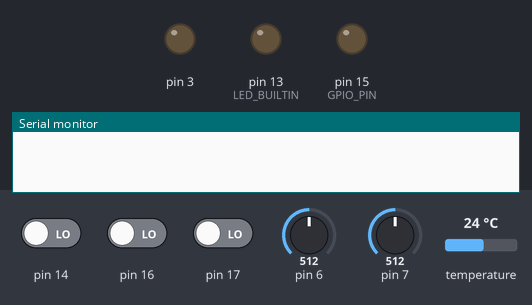
A sketch run on a simulated Arduino Uno, built with avr-gcc and run on an emulated ATmega328P. Parts: output pins drawn as LEDs (lit = HIGH), the last lines printed to the serial monitor. Inputs (shaded band) come from the test bench; at power-on: pin 6 = 512, pin 7 = 512, pin 14 LOW, pin 16 LOW, pin 17 LOW, temperature 24 °C.

Above: at 0.1 s.
At 105.1 s:
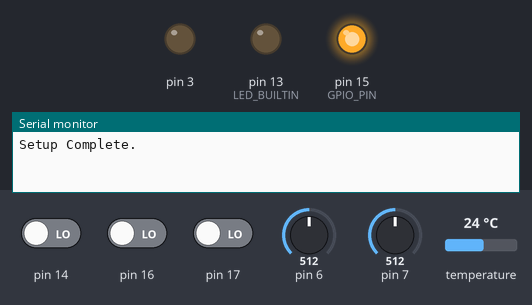
Timing chart, 0 to 106.6 s (numbered marks = the images above):
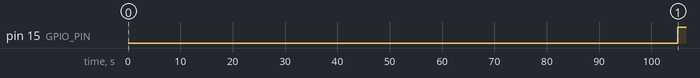

The sketch:

version2.ino
```cpp
#include <Wire.h>
#include <OneWire.h>
#include <DallasTemperature.h>
#include "OnewireTemperature.h"  // Temperature Sensor Class

// Pin definitions
#define ONE_WIRE_BUS 2           // Data wire is plugged into port 2 on the Feather
#define GPIO_PIN 15              // Power Port is GPIO PIN 15

// Sampling and sending intervals
#define samplingInterval 100000   // Interval for sampling (milliseconds)
#define sendingInterval 30000    // Interval for sending (milliseconds)

// Global variables
float adjustedTemp = 0;         // Variable to store temperature
int slaveAddress = 8;           // Define slave address for I2C communication
uint8_t messageType = 0x02;     // Message type correlates with boot sequence
uint8_t messageLength = 8;      // Length of the message
bool codeExecuted = false;      // Flag for code execution

// Configure State Machine
enum SensorState {
    SENSOR_OFF,
    SENSOR_INIT,
    SENSOR_STABILIZE,
    SENSOR_READ,
    SENSOR_SHUTDOWN
};

SensorState currentState = SENSOR_OFF;
unsigned long stateStartTime = 0;

// Function prototypes
void startSensor();
void stopSensor();
void transmitSlave();

// Create an instance of TemperatureSensor (onewire PIN, number of samples)
TemperatureSensor tempSensor(ONE_WIRE_BUS, 40);

void setup() {
  Serial.begin(9600);                        // Start serial port for debugging
  // Wait for serial port to connect
  while (!Serial) {
    ;
  }
  pinMode(GPIO_PIN, OUTPUT);                 // Set GPIO PIN as OUTPUT for controlling power
  Wire.begin();                              // Join I2C bus as master device (message sender)
  tempSensor.beginSensors();                // Start up the temperature sensor library

  // initialize digital pin LED_BUILTIN as an output
  pinMode(LED_BUILTIN, OUTPUT);

  // Perform initialization if code has not been executed before
  if (!codeExecuted) {
    delay(5000);                             // Brief setup delay
    Serial.println("Setup Complete.");       // Print setup message to serial monitor
    codeExecuted = true;                     // Set code execution flag
  }
}

void loop() {

  switch (currentState) {
    case SENSOR_OFF:
        // Do nothing until instructed to turn on the sensor
        break;
    case SENSOR_INIT:
        // Initialize sensor
        digitalWrite(GPIO_PIN, HIGH); // Power on the sensor
        stateStartTime = millis();
        currentState = SENSOR_STABILIZE;
        break;
    case SENSOR_STABILIZE:
        // Wait for sensor stabilization
        if (millis() - stateStartTime >= 5000) { // Wait for 5 seconds
            currentState = SENSOR_READ; // Move to next state
        }
        break;
    case SENSOR_READ:
        // Read sensor data
        adjustedTemp = tempSensor.readAndAdjustTemp(); // Read and adjust temperature
        if (millis() - stateStartTime >= 45000) { // Wait for 40 seconds
          currentState = SENSOR_SHUTDOWN; // Move to next state
        }
        // Serial.println(adjustedTemp); // Uncomment for debugging
        break;
    case SENSOR_SHUTDOWN:
        // Power off the sensor
        digitalWrite(GPIO_PIN, LOW);
        currentState = SENSOR_OFF; // Reset to initial state
        break;
  }

  // Sampling temperature at regular intervals
  static unsigned long samplingTime = millis(); // Set the sampling time
  if (millis() - samplingTime > samplingInterval) {
    startSensor();
    samplingTime = millis();                  // Reset the sampling time
  }

  // Sending temperature to slave device at regular intervals
  static unsigned long sendingTime = millis(); // Set the sending time
  if (millis() - sendingTime > sendingInterval) {
    transmitSlave();                          // Transmit temperature to slave device
    sendingTime = millis();                   // Reset the sending time
  }
}

void startSensor() {
  currentState = SENSOR_INIT;
}

void stopSensor() {
    currentState = SENSOR_OFF;
}

// Transmit temperature value to slave device
void transmitSlave() {
  Wire.beginTransmission(slaveAddress);       // Start I2C transmission with slave (Arduino)
  Wire.write(messageType);                    // Send message type
  Wire.write(messageLength);                  // Send message length

  uint8_t byteArray[sizeof(float)];          // Create byte array to store temperature
  memcpy(byteArray, &adjustedTemp, sizeof(float));    // Copy temperature value to byte array

  for (int i = 0; i < sizeof(float); i++) {
    Wire.write(byteArray[i]);                 // Send temperature byte by byte
  }

  Wire.endTransmission();                     // End transmission
}
```

OnewireTemperature.h
```cpp
class TemperatureSensor {
private:
    const int tempSenseIterations; // number of measurements to take
    OneWire oneWire;
    DallasTemperature sensors;
    std::vector<float> analogBuffer; // Use std::vector instead of raw array
    int analogBufferIndex;

public:
    // Constructor
    TemperatureSensor(int oneWirePin, int iterations) : oneWire(oneWirePin), tempSenseIterations(iterations),sensors(&oneWire), analogBufferIndex(0) {}

    // Function to initialize the sensors object
    void beginSensors() {
        sensors.begin();
    }

    // Function to read temperature and update buffer
    void analogReadAction() {
        sensors.requestTemperatures();
        float sensorValue = sensors.getTempCByIndex(0);
        analogBuffer[analogBufferIndex] = sensorValue;
        analogBufferIndex = (analogBufferIndex + 1) % tempSenseIterations;
    }

    // Function to compute median temperature from buffer
    float computeMedian() {
        std::vector<float> sortedBuffer = analogBuffer;
        std::sort(sortedBuffer.begin(), sortedBuffer.end()); // Use begin() and end() iterators

        if (tempSenseIterations % 2 == 0) {
            float median = (sortedBuffer[tempSenseIterations / 2 - 1] + sortedBuffer[tempSenseIterations / 2]) / 2.0f;
            return median;
        } else {
            return sortedBuffer[tempSenseIterations / 2];
        }
    }

    // Function to read and adjust temperature
    float readAndAdjustTemp() {
        analogReadAction();
        return computeMedian();
    }
};
```

Measured:
- by itself, pin 15 (GPIO_PIN): LOW → HIGH at 105 s
